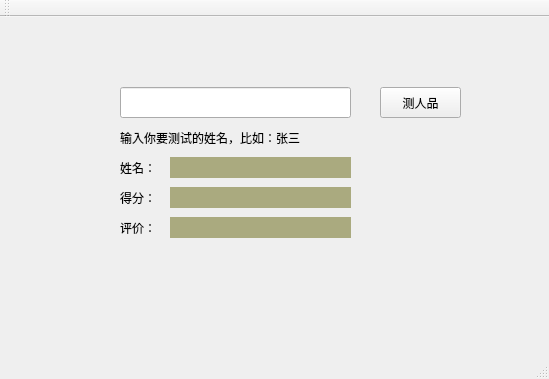
<?xml version="1.0" encoding="UTF-8"?>
<ui version="4.0">
 <class>MainWindow</class>
 <widget class="QMainWindow" name="MainWindow">
  <property name="geometry">
   <rect>
    <x>0</x>
    <y>0</y>
    <width>549</width>
    <height>379</height>
   </rect>
  </property>
  <property name="windowTitle">
   <string>MainWindow</string>
  </property>
  <widget class="QWidget" name="centralWidget">
   <widget class="QLineEdit" name="inputNameEdit">
    <property name="geometry">
     <rect>
      <x>120</x>
      <y>70</y>
      <width>231</width>
      <height>31</height>
     </rect>
    </property>
   </widget>
   <widget class="QPushButton" name="starttestBtn">
    <property name="geometry">
     <rect>
      <x>380</x>
      <y>70</y>
      <width>81</width>
      <height>31</height>
     </rect>
    </property>
    <property name="text">
     <string>测人品</string>
    </property>
   </widget>
   <widget class="QLabel" name="label">
    <property name="geometry">
     <rect>
      <x>120</x>
      <y>110</y>
      <width>191</width>
      <height>21</height>
     </rect>
    </property>
    <property name="text">
     <string>输入你要测试的姓名，比如：张三</string>
    </property>
   </widget>
   <widget class="QLabel" name="label_2">
    <property name="geometry">
     <rect>
      <x>120</x>
      <y>140</y>
      <width>51</width>
      <height>21</height>
     </rect>
    </property>
    <property name="text">
     <string>姓名：</string>
    </property>
   </widget>
   <widget class="QLabel" name="label_3">
    <property name="geometry">
     <rect>
      <x>120</x>
      <y>170</y>
      <width>51</width>
      <height>21</height>
     </rect>
    </property>
    <property name="text">
     <string>得分：</string>
    </property>
   </widget>
   <widget class="QLabel" name="label_4">
    <property name="geometry">
     <rect>
      <x>120</x>
      <y>200</y>
      <width>51</width>
      <height>21</height>
     </rect>
    </property>
    <property name="text">
     <string>评价：</string>
    </property>
   </widget>
   <widget class="QLabel" name="nameLabel">
    <property name="geometry">
     <rect>
      <x>170</x>
      <y>140</y>
      <width>181</width>
      <height>21</height>
     </rect>
    </property>
    <property name="styleSheet">
     <string notr="true">background-color: rgb(170, 170, 127);</string>
    </property>
    <property name="text">
     <string/>
    </property>
   </widget>
   <widget class="QLabel" name="scoreLabel">
    <property name="geometry">
     <rect>
      <x>170</x>
      <y>170</y>
      <width>181</width>
      <height>21</height>
     </rect>
    </property>
    <property name="styleSheet">
     <string notr="true">background-color: rgb(170, 170, 127);</string>
    </property>
    <property name="text">
     <string/>
    </property>
   </widget>
   <widget class="QLabel" name="commentLabel">
    <property name="geometry">
     <rect>
      <x>170</x>
      <y>200</y>
      <width>181</width>
      <height>21</height>
     </rect>
    </property>
    <property name="styleSheet">
     <string notr="true">background-color: rgb(170, 170, 127);</string>
    </property>
    <property name="text">
     <string/>
    </property>
   </widget>
  </widget>
  <widget class="QMenuBar" name="menuBar">
   <property name="geometry">
    <rect>
     <x>0</x>
     <y>0</y>
     <width>549</width>
     <height>23</height>
    </rect>
   </property>
  </widget>
  <widget class="QToolBar" name="mainToolBar">
   <attribute name="toolBarArea">
    <enum>TopToolBarArea</enum>
   </attribute>
   <attribute name="toolBarBreak">
    <bool>false</bool>
   </attribute>
  </widget>
  <widget class="QStatusBar" name="statusBar"/>
 </widget>
 <layoutdefault spacing="6" margin="11"/>
 <resources/>
 <connections/>
</ui>
